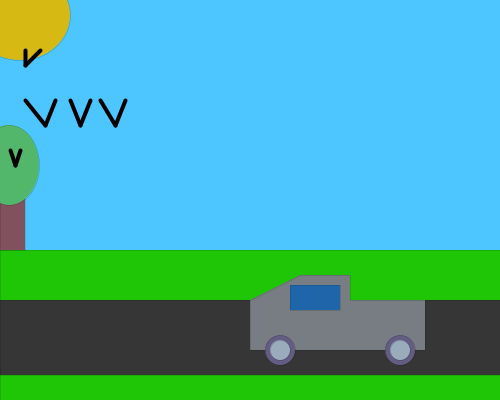
Frame 1 (no input)
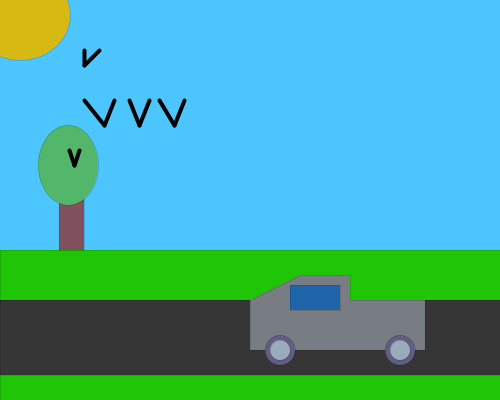
Frame 60 (the mouse pressed at the canvas centre just before this capture)
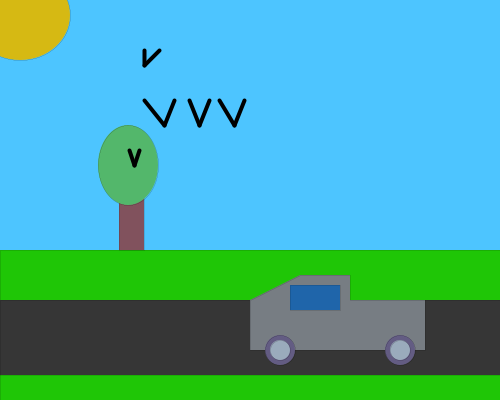
Frame 120 (the mouse held since frame 60 and released just before this capture)

The Processing sketch that drew these frames (run headless with seeded random() and noise(); from frame 60 on, the mouse is pressed at the canvas centre):

// Processing sketch: car_drive
// ── car_drive.pde
//
// Author: Max Blowers
// Description:
//    I'm a car that looks like its moving but I really doesn't.
//

// Setup and define canvas size
void setup() {
  size(500, 400);
}

// Offsets to make look like moving
int offset = 0;

// Someone's gotta draw the stuff right? right...?
void draw() {
  strokeWeight(0);
  // Sky
  background(#4DC5FF);

  // Ground
  fill(#1FC606);
  rect(0, 250, 500, 150);

  // Sun
  fill(#D6B913);
  ellipse(20, 15, 100, 90);

  // Road
  fill(#363636);
  rect(0, 300, 500, 75);

  // Cars 2 was the worst cars movie
  // Body
  beginShape();
  fill(#777D83);
  vertex(250, 300);
  vertex(250, 350);
  vertex(425, 350);
  vertex(425, 300);
  vertex(350, 300);
  vertex(350, 275);
  vertex(300, 275);
  vertex(250, 300);
  endShape();
  // Window
  fill(#1F65AA);
  rect(290, 285, 50, 25);
  // Wheels n Tires
  fill(#635C83);
  ellipse(280, 350, 30, 30);
  ellipse(400, 350, 30, 30);
  fill(#9AABBC);
  ellipse(280, 350, 20, 20);
  ellipse(400, 350, 20, 20);

  // Moving stuff
  for (int i = 0; i < 1; i += 1) {
    // Trees hurt
    fill(#81525D);
    rect((i*50) + offset, 175, 25, 75);
    fill(#53B76B);
    ellipse((i*75) + offset + 9, 165, 60, 80);

    // Birds
    strokeWeight(4);
    // 1
    line((i*50) + offset+25, 50, (i*50) + offset+25, 65);
    line((i*50) + offset +25, 65, (i*50) + offset+40, 50);

    //2
    line((i*50) + offset +100, 100, (i*50) + offset+115, 125);
    line((i*50) + offset +115, 125, (i*50) + offset+125, 100);
    // 3
    line((i*50) + offset +10, 150, (i*50) + offset+15, 165);
    line((i*50) + offset +15, 165, (i*50) + offset+20, 150);

    // 4
    line((i*50) + offset +70, 100, (i*50) + offset+80, 125);
    line((i*50) + offset +80, 125, (i*50) + offset+90, 100);

    // 5
    line((i*50) + offset +25, 100, (i*50) + offset+45, 125);
    line((i*50) + offset +45, 125, (i*50) + offset+55, 100);

    offset += 1;
  }
}
